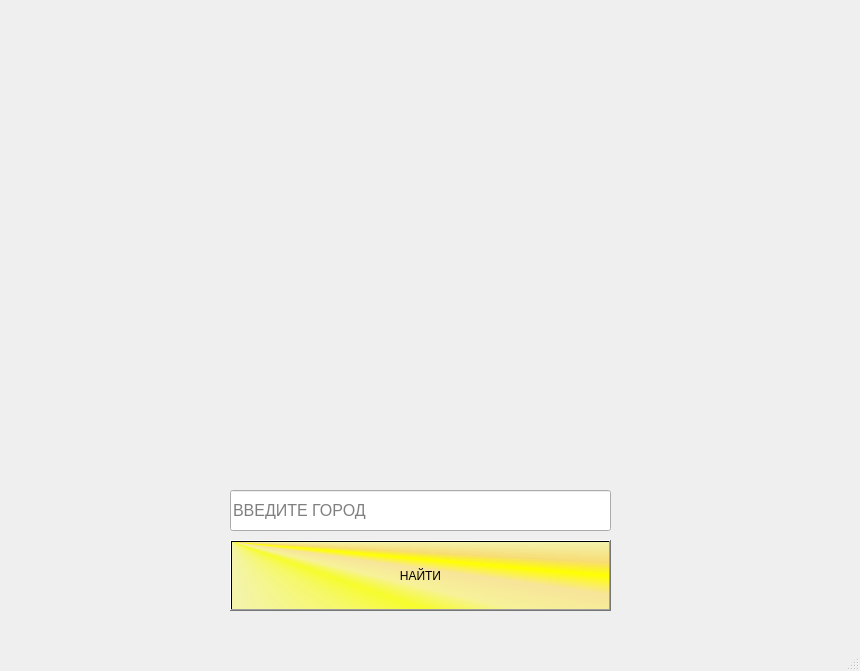
<?xml version="1.0" encoding="UTF-8"?>
<ui version="4.0">
 <class>MainWindow</class>
 <widget class="QMainWindow" name="MainWindow">
  <property name="geometry">
   <rect>
    <x>0</x>
    <y>0</y>
    <width>860</width>
    <height>671</height>
   </rect>
  </property>
  <property name="windowTitle">
   <string>MainWindow</string>
  </property>
  <widget class="QWidget" name="centralwidget">
   <widget class="QPushButton" name="ButtonFind">
    <property name="geometry">
     <rect>
      <x>230</x>
      <y>540</y>
      <width>381</width>
      <height>71</height>
     </rect>
    </property>
    <property name="styleSheet">
     <string notr="true">font: 36pt &quot;Segoe UI&quot;;
color: rgb(0, 0, 0);
background-color: qconicalgradient(cx:0, cy:0, angle:135, stop:0 rgba(255, 255, 0, 69), stop:0.375 rgba(255, 255, 0, 69), stop:0.423533 rgba(251, 255, 0, 145), stop:0.45 rgba(247, 255, 0, 208), stop:0.477581 rgba(255, 244, 71, 130), stop:0.518717 rgba(255, 218, 71, 130), stop:0.55 rgba(255, 255, 0, 255), stop:0.57754 rgba(255, 203, 0, 130), stop:0.625 rgba(255, 255, 0, 69), stop:1 rgba(255, 255, 0, 69))</string>
    </property>
    <property name="text">
     <string>НАЙТИ</string>
    </property>
   </widget>
   <widget class="QLineEdit" name="cityWriter">
    <property name="geometry">
     <rect>
      <x>230</x>
      <y>490</y>
      <width>381</width>
      <height>41</height>
     </rect>
    </property>
    <property name="font">
     <font>
      <pointsize>12</pointsize>
     </font>
    </property>
    <property name="cursor">
     <cursorShape>SizeVerCursor</cursorShape>
    </property>
    <property name="layoutDirection">
     <enum>Qt::LayoutDirection::LeftToRight</enum>
    </property>
    <property name="autoFillBackground">
     <bool>false</bool>
    </property>
    <property name="styleSheet">
     <string notr="true">border-color: qconicalgradient(cx:0, cy:0, angle:135, stop:0 rgba(255, 255, 0, 69), stop:0.375 rgba(255, 255, 0, 69), stop:0.423533 rgba(251, 255, 0, 145), stop:0.45 rgba(247, 255, 0, 208), stop:0.477581 rgba(255, 244, 71, 130), stop:0.518717 rgba(255, 218, 71, 130), stop:0.55 rgba(255, 255, 0, 255), stop:0.57754 rgba(255, 203, 0, 130), stop:0.625 rgba(255, 255, 0, 69), stop:1 rgba(255, 255, 0, 69));</string>
    </property>
    <property name="text">
     <string/>
    </property>
    <property name="placeholderText">
     <string>ВВЕДИТЕ ГОРОД</string>
    </property>
   </widget>
   <widget class="QLabel" name="label">
    <property name="geometry">
     <rect>
      <x>20</x>
      <y>39</y>
      <width>811</width>
      <height>421</height>
     </rect>
    </property>
    <property name="styleSheet">
     <string notr="true">color: rgb(162, 222, 255);
font: 18pt &quot;Segoe UI&quot;;</string>
    </property>
    <property name="text">
     <string/>
    </property>
   </widget>
  </widget>
  <widget class="QMenuBar" name="menubar">
   <property name="geometry">
    <rect>
     <x>0</x>
     <y>0</y>
     <width>860</width>
     <height>25</height>
    </rect>
   </property>
  </widget>
  <widget class="QStatusBar" name="statusbar"/>
 </widget>
 <resources/>
 <connections/>
</ui>
